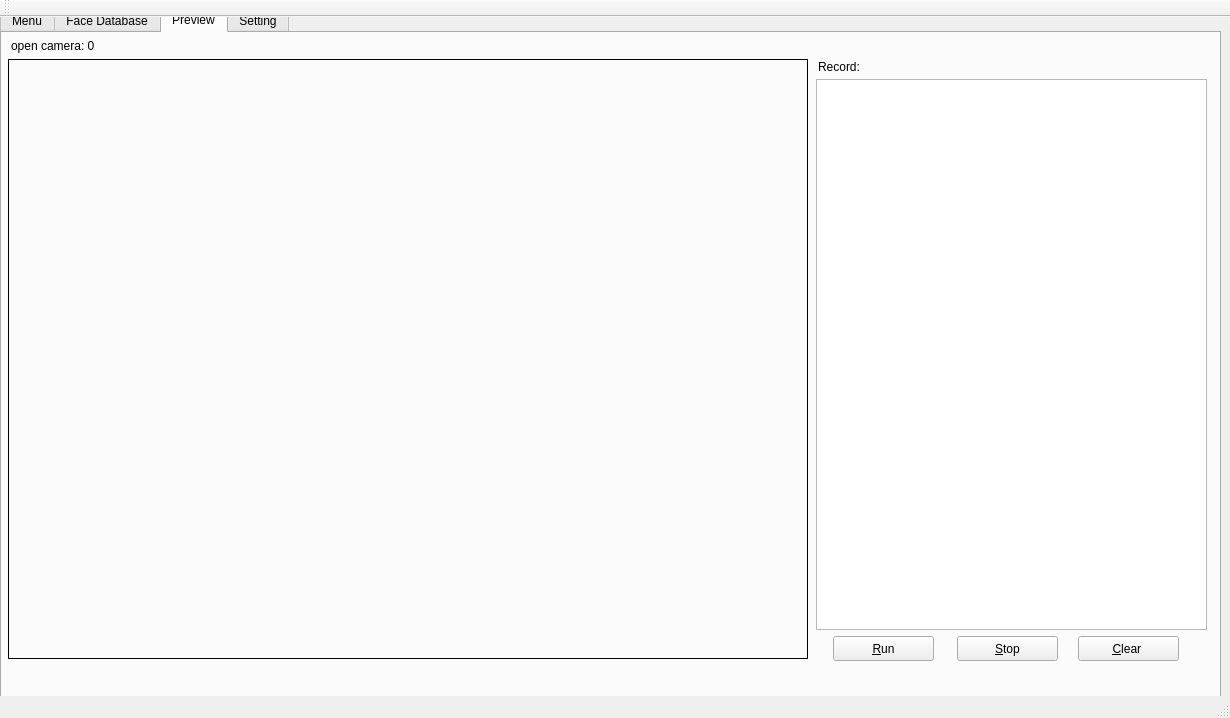
<?xml version="1.0" encoding="UTF-8"?>
<ui version="4.0">
 <class>MainWindow</class>
 <widget class="QMainWindow" name="MainWindow">
  <property name="geometry">
   <rect>
    <x>0</x>
    <y>0</y>
    <width>1230</width>
    <height>718</height>
   </rect>
  </property>
  <property name="windowTitle">
   <string>MainWindow</string>
  </property>
  <widget class="QWidget" name="centralWidget">
   <widget class="QTabWidget" name="tabWidget">
    <property name="geometry">
     <rect>
      <x>0</x>
      <y>-10</y>
      <width>1221</width>
      <height>761</height>
     </rect>
    </property>
    <property name="currentIndex">
     <number>2</number>
    </property>
    <widget class="QWidget" name="tab_4">
     <attribute name="title">
      <string>Menu</string>
     </attribute>
     <widget class="QPushButton" name="menufacedbbtn">
      <property name="geometry">
       <rect>
        <x>190</x>
        <y>220</y>
        <width>171</width>
        <height>81</height>
       </rect>
      </property>
      <property name="text">
       <string>&amp;Face Database</string>
      </property>
     </widget>
     <widget class="QPushButton" name="menuopencamera">
      <property name="geometry">
       <rect>
        <x>190</x>
        <y>380</y>
        <width>171</width>
        <height>81</height>
       </rect>
      </property>
      <property name="text">
       <string>Open &amp;Camera</string>
      </property>
     </widget>
     <widget class="QPushButton" name="menusettingbtn">
      <property name="geometry">
       <rect>
        <x>701</x>
        <y>220</y>
        <width>171</width>
        <height>81</height>
       </rect>
      </property>
      <property name="text">
       <string>&amp;Setting</string>
      </property>
     </widget>
     <widget class="QPushButton" name="menuopenvideofile">
      <property name="geometry">
       <rect>
        <x>440</x>
        <y>383</y>
        <width>171</width>
        <height>81</height>
       </rect>
      </property>
      <property name="text">
       <string>Open &amp;Video</string>
      </property>
     </widget>
     <widget class="QPushButton" name="menuopenpicturefile">
      <property name="geometry">
       <rect>
        <x>706</x>
        <y>383</y>
        <width>171</width>
        <height>81</height>
       </rect>
      </property>
      <property name="text">
       <string>Open &amp;Image</string>
      </property>
     </widget>
    </widget>
    <widget class="QWidget" name="tab_2">
     <attribute name="title">
      <string>Face Database</string>
     </attribute>
     <widget class="QTableView" name="dbtableview">
      <property name="geometry">
       <rect>
        <x>0</x>
        <y>10</y>
        <width>641</width>
        <height>631</height>
       </rect>
      </property>
     </widget>
     <widget class="QGroupBox" name="groupBox">
      <property name="geometry">
       <rect>
        <x>660</x>
        <y>10</y>
        <width>521</width>
        <height>121</height>
       </rect>
      </property>
      <property name="title">
       <string>Register</string>
      </property>
      <widget class="QPushButton" name="addimagebtn">
       <property name="geometry">
        <rect>
         <x>61</x>
         <y>60</y>
         <width>131</width>
         <height>25</height>
        </rect>
       </property>
       <property name="text">
        <string>&amp;Image</string>
       </property>
      </widget>
      <widget class="QPushButton" name="addfilesbtn">
       <property name="geometry">
        <rect>
         <x>309</x>
         <y>60</y>
         <width>151</width>
         <height>25</height>
        </rect>
       </property>
       <property name="text">
        <string>&amp;Directory</string>
       </property>
      </widget>
     </widget>
     <widget class="QGroupBox" name="groupBox_2">
      <property name="geometry">
       <rect>
        <x>660</x>
        <y>230</y>
        <width>521</width>
        <height>391</height>
       </rect>
      </property>
      <property name="title">
       <string>Edit</string>
      </property>
      <widget class="QLabel" name="label_5">
       <property name="geometry">
        <rect>
         <x>45</x>
         <y>40</y>
         <width>21</width>
         <height>16</height>
        </rect>
       </property>
       <property name="text">
        <string>ID:</string>
       </property>
      </widget>
      <widget class="QLineEdit" name="db_editid">
       <property name="enabled">
        <bool>false</bool>
       </property>
       <property name="geometry">
        <rect>
         <x>70</x>
         <y>40</y>
         <width>171</width>
         <height>25</height>
        </rect>
       </property>
      </widget>
      <widget class="QLabel" name="label_3">
       <property name="geometry">
        <rect>
         <x>274</x>
         <y>40</y>
         <width>53</width>
         <height>16</height>
        </rect>
       </property>
       <property name="text">
        <string>Name:</string>
       </property>
      </widget>
      <widget class="QLineEdit" name="db_editname">
       <property name="geometry">
        <rect>
         <x>320</x>
         <y>40</y>
         <width>171</width>
         <height>25</height>
        </rect>
       </property>
      </widget>
      <widget class="QLabel" name="label_6">
       <property name="geometry">
        <rect>
         <x>10</x>
         <y>90</y>
         <width>53</width>
         <height>16</height>
        </rect>
       </property>
       <property name="text">
        <string>Picture:</string>
       </property>
      </widget>
      <widget class="QLabel" name="db_editpicture">
       <property name="geometry">
        <rect>
         <x>70</x>
         <y>90</y>
         <width>171</width>
         <height>161</height>
        </rect>
       </property>
       <property name="frameShape">
        <enum>QFrame::Box</enum>
       </property>
       <property name="frameShadow">
        <enum>QFrame::Plain</enum>
       </property>
       <property name="text">
        <string/>
       </property>
      </widget>
      <widget class="QLabel" name="label_8">
       <property name="geometry">
        <rect>
         <x>283</x>
         <y>90</y>
         <width>41</width>
         <height>20</height>
        </rect>
       </property>
       <property name="text">
        <string>Face:</string>
       </property>
      </widget>
      <widget class="QLabel" name="db_editcrop">
       <property name="geometry">
        <rect>
         <x>320</x>
         <y>90</y>
         <width>111</width>
         <height>101</height>
        </rect>
       </property>
       <property name="frameShape">
        <enum>QFrame::Box</enum>
       </property>
       <property name="frameShadow">
        <enum>QFrame::Plain</enum>
       </property>
       <property name="text">
        <string/>
       </property>
      </widget>
      <widget class="QPushButton" name="rotatebtn">
       <property name="geometry">
        <rect>
         <x>130</x>
         <y>260</y>
         <width>71</width>
         <height>25</height>
        </rect>
       </property>
       <property name="text">
        <string>&amp;Rotate</string>
       </property>
      </widget>
      <widget class="QPushButton" name="dbsavebtn">
       <property name="geometry">
        <rect>
         <x>170</x>
         <y>340</y>
         <width>161</width>
         <height>25</height>
        </rect>
       </property>
       <property name="text">
        <string>&amp;Save</string>
       </property>
      </widget>
     </widget>
    </widget>
    <widget class="QWidget" name="tab">
     <attribute name="title">
      <string>Preview</string>
     </attribute>
     <widget class="QLabel" name="previewlabel">
      <property name="geometry">
       <rect>
        <x>6</x>
        <y>26</y>
        <width>800</width>
        <height>600</height>
       </rect>
      </property>
      <property name="sizeIncrement">
       <size>
        <width>800</width>
        <height>600</height>
       </size>
      </property>
      <property name="frameShape">
       <enum>QFrame::Box</enum>
      </property>
      <property name="frameShadow">
       <enum>QFrame::Plain</enum>
      </property>
      <property name="text">
       <string/>
      </property>
     </widget>
     <widget class="QPushButton" name="previewrunbtn">
      <property name="geometry">
       <rect>
        <x>831</x>
        <y>603</y>
        <width>101</width>
        <height>25</height>
       </rect>
      </property>
      <property name="text">
       <string>&amp;Run</string>
      </property>
     </widget>
     <widget class="QPushButton" name="previewstopbtn">
      <property name="geometry">
       <rect>
        <x>955</x>
        <y>603</y>
        <width>101</width>
        <height>25</height>
       </rect>
      </property>
      <property name="text">
       <string>&amp;Stop</string>
      </property>
     </widget>
     <widget class="QLabel" name="label_4">
      <property name="geometry">
       <rect>
        <x>816</x>
        <y>25</y>
        <width>71</width>
        <height>17</height>
       </rect>
      </property>
      <property name="text">
       <string>Record:</string>
      </property>
     </widget>
     <widget class="QLabel" name="recognize_label">
      <property name="geometry">
       <rect>
        <x>9</x>
        <y>4</y>
        <width>761</width>
        <height>17</height>
       </rect>
      </property>
      <property name="text">
       <string>open camera: 0</string>
      </property>
     </widget>
     <widget class="QTableView" name="previewtableview">
      <property name="geometry">
       <rect>
        <x>814</x>
        <y>46</y>
        <width>391</width>
        <height>551</height>
       </rect>
      </property>
     </widget>
     <widget class="QPushButton" name="previewclearbtn">
      <property name="geometry">
       <rect>
        <x>1076</x>
        <y>603</y>
        <width>101</width>
        <height>25</height>
       </rect>
      </property>
      <property name="text">
       <string>&amp;Clear </string>
      </property>
     </widget>
    </widget>
    <widget class="QWidget" name="tab_3">
     <attribute name="title">
      <string>Setting</string>
     </attribute>
     <widget class="QPushButton" name="settingsavebtn">
      <property name="geometry">
       <rect>
        <x>880</x>
        <y>470</y>
        <width>121</width>
        <height>51</height>
       </rect>
      </property>
      <property name="text">
       <string>&amp;Save</string>
      </property>
     </widget>
     <widget class="QGroupBox" name="groupBox_3">
      <property name="geometry">
       <rect>
        <x>110</x>
        <y>40</y>
        <width>661</width>
        <height>80</height>
       </rect>
      </property>
      <property name="title">
       <string>Face Detector</string>
      </property>
      <widget class="QLabel" name="label_2">
       <property name="geometry">
        <rect>
         <x>81</x>
         <y>40</y>
         <width>91</width>
         <height>20</height>
        </rect>
       </property>
       <property name="text">
        <string>Min Face Size:</string>
       </property>
      </widget>
      <widget class="QLineEdit" name="fdminfacesize">
       <property name="geometry">
        <rect>
         <x>180</x>
         <y>40</y>
         <width>113</width>
         <height>25</height>
        </rect>
       </property>
      </widget>
      <widget class="QLabel" name="label_11">
       <property name="geometry">
        <rect>
         <x>381</x>
         <y>40</y>
         <width>121</width>
         <height>20</height>
        </rect>
       </property>
       <property name="text">
        <string>Score Threshold:</string>
       </property>
      </widget>
      <widget class="QLineEdit" name="fdthreshold">
       <property name="geometry">
        <rect>
         <x>500</x>
         <y>40</y>
         <width>113</width>
         <height>25</height>
        </rect>
       </property>
      </widget>
     </widget>
     <widget class="QGroupBox" name="groupBox_4">
      <property name="geometry">
       <rect>
        <x>110</x>
        <y>140</y>
        <width>661</width>
        <height>80</height>
       </rect>
      </property>
      <property name="title">
       <string>Anti-Spoofing</string>
      </property>
      <widget class="QLineEdit" name="antispoofreality">
       <property name="geometry">
        <rect>
         <x>500</x>
         <y>40</y>
         <width>113</width>
         <height>25</height>
        </rect>
       </property>
      </widget>
      <widget class="QLabel" name="label_12">
       <property name="geometry">
        <rect>
         <x>49</x>
         <y>40</y>
         <width>131</width>
         <height>20</height>
        </rect>
       </property>
       <property name="text">
        <string>Clarity Threshold:</string>
       </property>
      </widget>
      <widget class="QLabel" name="label_13">
       <property name="geometry">
        <rect>
         <x>370</x>
         <y>40</y>
         <width>131</width>
         <height>20</height>
        </rect>
       </property>
       <property name="text">
        <string>Reality Threshold:</string>
       </property>
      </widget>
      <widget class="QLineEdit" name="antispoofclarity">
       <property name="geometry">
        <rect>
         <x>180</x>
         <y>40</y>
         <width>113</width>
         <height>25</height>
        </rect>
       </property>
      </widget>
     </widget>
     <widget class="QGroupBox" name="groupBox_5">
      <property name="geometry">
       <rect>
        <x>110</x>
        <y>250</y>
        <width>661</width>
        <height>151</height>
       </rect>
      </property>
      <property name="title">
       <string>Quality Assessor</string>
      </property>
      <widget class="QLineEdit" name="yawhighthreshold">
       <property name="geometry">
        <rect>
         <x>180</x>
         <y>40</y>
         <width>61</width>
         <height>25</height>
        </rect>
       </property>
      </widget>
      <widget class="QLabel" name="label_15">
       <property name="geometry">
        <rect>
         <x>37</x>
         <y>39</y>
         <width>141</width>
         <height>20</height>
        </rect>
       </property>
       <property name="text">
        <string>Yaw Score Between:</string>
       </property>
      </widget>
      <widget class="QLineEdit" name="yawlowthreshold">
       <property name="geometry">
        <rect>
         <x>297</x>
         <y>40</y>
         <width>61</width>
         <height>25</height>
        </rect>
       </property>
      </widget>
      <widget class="QLineEdit" name="pitchhighthreshold">
       <property name="geometry">
        <rect>
         <x>180</x>
         <y>90</y>
         <width>61</width>
         <height>25</height>
        </rect>
       </property>
      </widget>
      <widget class="QLabel" name="label_16">
       <property name="geometry">
        <rect>
         <x>31</x>
         <y>90</y>
         <width>151</width>
         <height>20</height>
        </rect>
       </property>
       <property name="text">
        <string>Pitch Score Between:</string>
       </property>
      </widget>
      <widget class="QLineEdit" name="pitchlowthreshold">
       <property name="geometry">
        <rect>
         <x>298</x>
         <y>90</y>
         <width>61</width>
         <height>25</height>
        </rect>
       </property>
      </widget>
      <widget class="QLabel" name="label_20">
       <property name="geometry">
        <rect>
         <x>362</x>
         <y>40</y>
         <width>51</width>
         <height>17</height>
        </rect>
       </property>
       <property name="text">
        <string>°</string>
       </property>
      </widget>
      <widget class="QLabel" name="label_21">
       <property name="geometry">
        <rect>
         <x>363</x>
         <y>89</y>
         <width>51</width>
         <height>17</height>
        </rect>
       </property>
       <property name="text">
        <string>°</string>
       </property>
      </widget>
      <widget class="QLabel" name="label_22">
       <property name="geometry">
        <rect>
         <x>245</x>
         <y>40</y>
         <width>51</width>
         <height>17</height>
        </rect>
       </property>
       <property name="text">
        <string>°  And</string>
       </property>
      </widget>
      <widget class="QLabel" name="label_23">
       <property name="geometry">
        <rect>
         <x>244</x>
         <y>90</y>
         <width>51</width>
         <height>17</height>
        </rect>
       </property>
       <property name="text">
        <string>°  And</string>
       </property>
      </widget>
     </widget>
     <widget class="QGroupBox" name="groupBox_6">
      <property name="geometry">
       <rect>
        <x>110</x>
        <y>430</y>
        <width>661</width>
        <height>91</height>
       </rect>
      </property>
      <property name="title">
       <string>Face Recognizer</string>
      </property>
      <widget class="QLineEdit" name="fr_threshold">
       <property name="geometry">
        <rect>
         <x>140</x>
         <y>30</y>
         <width>113</width>
         <height>25</height>
        </rect>
       </property>
      </widget>
      <widget class="QLabel" name="label_10">
       <property name="geometry">
        <rect>
         <x>56</x>
         <y>60</y>
         <width>81</width>
         <height>20</height>
        </rect>
       </property>
       <property name="text">
        <string>Model File:</string>
       </property>
      </widget>
      <widget class="QLineEdit" name="fr_modelpath">
       <property name="geometry">
        <rect>
         <x>140</x>
         <y>60</y>
         <width>471</width>
         <height>25</height>
        </rect>
       </property>
      </widget>
      <widget class="QLabel" name="label_14">
       <property name="geometry">
        <rect>
         <x>20</x>
         <y>30</y>
         <width>121</width>
         <height>20</height>
        </rect>
       </property>
       <property name="text">
        <string>Score Threshold:</string>
       </property>
      </widget>
      <widget class="QPushButton" name="settingselectmodelbtn">
       <property name="geometry">
        <rect>
         <x>620</x>
         <y>60</y>
         <width>21</width>
         <height>25</height>
        </rect>
       </property>
       <property name="text">
        <string>...</string>
       </property>
      </widget>
     </widget>
    </widget>
   </widget>
  </widget>
  <widget class="QMenuBar" name="menuBar">
   <property name="geometry">
    <rect>
     <x>0</x>
     <y>0</y>
     <width>1230</width>
     <height>22</height>
    </rect>
   </property>
  </widget>
  <widget class="QToolBar" name="mainToolBar">
   <attribute name="toolBarArea">
    <enum>TopToolBarArea</enum>
   </attribute>
   <attribute name="toolBarBreak">
    <bool>false</bool>
   </attribute>
  </widget>
  <widget class="QStatusBar" name="statusBar"/>
 </widget>
 <layoutdefault spacing="6" margin="11"/>
 <resources/>
 <connections/>
</ui>
